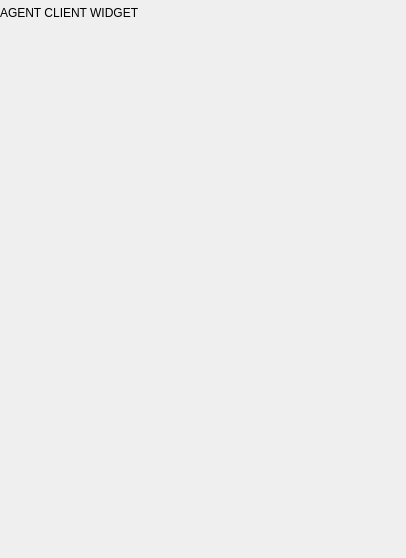
<?xml version="1.0" encoding="UTF-8"?>
<ui version="4.0">
 <class>AgentClientWidget</class>
 <widget class="QWidget" name="AgentClientWidget">
  <property name="geometry">
   <rect>
    <x>0</x>
    <y>0</y>
    <width>406</width>
    <height>558</height>
   </rect>
  </property>
  <property name="windowTitle">
   <string>OctoMY™ - Agent Client</string>
  </property>
  <layout class="QGridLayout" name="gridLayout_4">
   <property name="leftMargin">
    <number>0</number>
   </property>
   <property name="topMargin">
    <number>6</number>
   </property>
   <property name="rightMargin">
    <number>0</number>
   </property>
   <property name="bottomMargin">
    <number>0</number>
   </property>
   <property name="spacing">
    <number>0</number>
   </property>
   <item row="1" column="0">
    <widget class="QStackedWidget" name="stackedWidgetControl">
     <property name="currentIndex">
      <number>7</number>
     </property>
     <widget class="QWidget" name="pageConnection">
      <property name="sizePolicy">
       <sizepolicy hsizetype="Minimum" vsizetype="Minimum">
        <horstretch>0</horstretch>
        <verstretch>0</verstretch>
       </sizepolicy>
      </property>
      <layout class="QVBoxLayout" name="verticalLayout_3">
       <property name="spacing">
        <number>0</number>
       </property>
       <property name="leftMargin">
        <number>0</number>
       </property>
       <property name="topMargin">
        <number>0</number>
       </property>
       <property name="rightMargin">
        <number>0</number>
       </property>
       <property name="bottomMargin">
        <number>0</number>
       </property>
       <item>
        <widget class="PortableIDWidget" name="widgetBirthCertificate" native="true">
         <property name="sizePolicy">
          <sizepolicy hsizetype="Expanding" vsizetype="Expanding">
           <horstretch>0</horstretch>
           <verstretch>100</verstretch>
          </sizepolicy>
         </property>
        </widget>
       </item>
       <item>
        <layout class="QHBoxLayout" name="horizontalLayout">
         <item>
          <widget class="TryToggle" name="tryToggleListen" native="true">
           <property name="sizePolicy">
            <sizepolicy hsizetype="Minimum" vsizetype="Minimum">
             <horstretch>0</horstretch>
             <verstretch>0</verstretch>
            </sizepolicy>
           </property>
           <property name="minimumSize">
            <size>
             <width>32</width>
             <height>32</height>
            </size>
           </property>
          </widget>
         </item>
         <item>
          <widget class="PanicButton" name="widgetPanic" native="true">
           <property name="sizePolicy">
            <sizepolicy hsizetype="Minimum" vsizetype="Minimum">
             <horstretch>0</horstretch>
             <verstretch>0</verstretch>
            </sizepolicy>
           </property>
           <property name="minimumSize">
            <size>
             <width>32</width>
             <height>32</height>
            </size>
           </property>
          </widget>
         </item>
        </layout>
       </item>
      </layout>
     </widget>
     <widget class="QWidget" name="pageActuator">
      <property name="sizePolicy">
       <sizepolicy hsizetype="Minimum" vsizetype="Minimum">
        <horstretch>0</horstretch>
        <verstretch>0</verstretch>
       </sizepolicy>
      </property>
      <layout class="QVBoxLayout" name="verticalLayout_4">
       <property name="spacing">
        <number>0</number>
       </property>
       <property name="leftMargin">
        <number>0</number>
       </property>
       <property name="topMargin">
        <number>0</number>
       </property>
       <property name="rightMargin">
        <number>0</number>
       </property>
       <property name="bottomMargin">
        <number>0</number>
       </property>
       <item>
        <widget class="ActuatorManagerWidget" name="widgetActuatorControl" native="true"/>
       </item>
      </layout>
     </widget>
     <widget class="QWidget" name="pagePose">
      <property name="sizePolicy">
       <sizepolicy hsizetype="Minimum" vsizetype="Minimum">
        <horstretch>0</horstretch>
        <verstretch>0</verstretch>
       </sizepolicy>
      </property>
      <layout class="QGridLayout" name="gridLayout">
       <property name="leftMargin">
        <number>0</number>
       </property>
       <property name="topMargin">
        <number>0</number>
       </property>
       <property name="rightMargin">
        <number>0</number>
       </property>
       <property name="bottomMargin">
        <number>0</number>
       </property>
       <item row="0" column="0">
        <widget class="QWidget" name="widgetPoseEditor" native="true">
         <layout class="QVBoxLayout" name="verticalLayout_5">
          <property name="leftMargin">
           <number>0</number>
          </property>
          <property name="topMargin">
           <number>0</number>
          </property>
          <property name="rightMargin">
           <number>0</number>
          </property>
          <property name="bottomMargin">
           <number>0</number>
          </property>
          <item>
           <widget class="QPushButton" name="pushButton">
            <property name="sizePolicy">
             <sizepolicy hsizetype="Minimum" vsizetype="Minimum">
              <horstretch>0</horstretch>
              <verstretch>0</verstretch>
             </sizepolicy>
            </property>
            <property name="text">
             <string>Save</string>
            </property>
           </widget>
          </item>
          <item>
           <widget class="QPushButton" name="pushButton_2">
            <property name="sizePolicy">
             <sizepolicy hsizetype="Minimum" vsizetype="Minimum">
              <horstretch>0</horstretch>
              <verstretch>0</verstretch>
             </sizepolicy>
            </property>
            <property name="text">
             <string>Load</string>
            </property>
           </widget>
          </item>
          <item>
           <widget class="QPushButton" name="pushButton_3">
            <property name="sizePolicy">
             <sizepolicy hsizetype="Minimum" vsizetype="Minimum">
              <horstretch>0</horstretch>
              <verstretch>0</verstretch>
             </sizepolicy>
            </property>
            <property name="text">
             <string>Edit</string>
            </property>
           </widget>
          </item>
          <item>
           <widget class="QListWidget" name="listWidget"/>
          </item>
         </layout>
        </widget>
       </item>
      </layout>
     </widget>
     <widget class="QWidget" name="pageCar">
      <layout class="QGridLayout" name="gridLayout_3">
       <property name="leftMargin">
        <number>0</number>
       </property>
       <property name="topMargin">
        <number>0</number>
       </property>
       <property name="rightMargin">
        <number>0</number>
       </property>
       <property name="bottomMargin">
        <number>0</number>
       </property>
       <property name="spacing">
        <number>0</number>
       </property>
       <item row="0" column="0">
        <widget class="CarSteeringWidget" name="widgetCarSteering" native="true"/>
       </item>
      </layout>
     </widget>
     <widget class="QWidget" name="pagePath">
      <property name="sizePolicy">
       <sizepolicy hsizetype="Minimum" vsizetype="Minimum">
        <horstretch>0</horstretch>
        <verstretch>0</verstretch>
       </sizepolicy>
      </property>
      <layout class="QVBoxLayout" name="verticalLayout_7">
       <property name="spacing">
        <number>0</number>
       </property>
       <property name="leftMargin">
        <number>0</number>
       </property>
       <property name="topMargin">
        <number>0</number>
       </property>
       <property name="rightMargin">
        <number>0</number>
       </property>
       <property name="bottomMargin">
        <number>0</number>
       </property>
       <item>
        <widget class="MapEditor" name="widgetMapEditor" native="true">
         <property name="sizePolicy">
          <sizepolicy hsizetype="Minimum" vsizetype="Expanding">
           <horstretch>0</horstretch>
           <verstretch>0</verstretch>
          </sizepolicy>
         </property>
        </widget>
       </item>
      </layout>
     </widget>
     <widget class="QWidget" name="pageStatus">
      <property name="sizePolicy">
       <sizepolicy hsizetype="Minimum" vsizetype="Minimum">
        <horstretch>0</horstretch>
        <verstretch>0</verstretch>
       </sizepolicy>
      </property>
      <layout class="QVBoxLayout" name="verticalLayout">
       <property name="leftMargin">
        <number>0</number>
       </property>
       <property name="topMargin">
        <number>0</number>
       </property>
       <property name="rightMargin">
        <number>0</number>
       </property>
       <property name="bottomMargin">
        <number>0</number>
       </property>
       <item>
        <widget class="QLabel" name="labelLocal">
         <property name="sizePolicy">
          <sizepolicy hsizetype="Minimum" vsizetype="Minimum">
           <horstretch>0</horstretch>
           <verstretch>0</verstretch>
          </sizepolicy>
         </property>
         <property name="text">
          <string>LOCAL</string>
         </property>
        </widget>
       </item>
       <item>
        <widget class="QLabel" name="labelHub">
         <property name="sizePolicy">
          <sizepolicy hsizetype="Minimum" vsizetype="Minimum">
           <horstretch>0</horstretch>
           <verstretch>0</verstretch>
          </sizepolicy>
         </property>
         <property name="text">
          <string>HUB</string>
         </property>
        </widget>
       </item>
       <item>
        <widget class="QLabel" name="labelGPS">
         <property name="sizePolicy">
          <sizepolicy hsizetype="Minimum" vsizetype="Minimum">
           <horstretch>0</horstretch>
           <verstretch>0</verstretch>
          </sizepolicy>
         </property>
         <property name="lineWidth">
          <number>0</number>
         </property>
         <property name="text">
          <string>GPS</string>
         </property>
        </widget>
       </item>
       <item>
        <widget class="QLabel" name="labelCompass">
         <property name="sizePolicy">
          <sizepolicy hsizetype="Minimum" vsizetype="Minimum">
           <horstretch>0</horstretch>
           <verstretch>0</verstretch>
          </sizepolicy>
         </property>
         <property name="text">
          <string>COMPASS</string>
         </property>
        </widget>
       </item>
       <item>
        <widget class="QLabel" name="labelAccelerometer">
         <property name="sizePolicy">
          <sizepolicy hsizetype="Minimum" vsizetype="Minimum">
           <horstretch>0</horstretch>
           <verstretch>0</verstretch>
          </sizepolicy>
         </property>
         <property name="text">
          <string>ACCELEROMETER</string>
         </property>
        </widget>
       </item>
       <item>
        <widget class="QLabel" name="labelGyroscope">
         <property name="sizePolicy">
          <sizepolicy hsizetype="Minimum" vsizetype="Minimum">
           <horstretch>0</horstretch>
           <verstretch>0</verstretch>
          </sizepolicy>
         </property>
         <property name="text">
          <string>GYROSCOPE</string>
         </property>
        </widget>
       </item>
       <item>
        <widget class="QLabel" name="labelTouch">
         <property name="sizePolicy">
          <sizepolicy hsizetype="Minimum" vsizetype="Minimum">
           <horstretch>0</horstretch>
           <verstretch>0</verstretch>
          </sizepolicy>
         </property>
         <property name="text">
          <string>TOUCH</string>
         </property>
        </widget>
       </item>
       <item>
        <widget class="LogWidget" name="logScroll">
         <property name="sizePolicy">
          <sizepolicy hsizetype="Minimum" vsizetype="Expanding">
           <horstretch>0</horstretch>
           <verstretch>0</verstretch>
          </sizepolicy>
         </property>
        </widget>
       </item>
      </layout>
     </widget>
     <widget class="QWidget" name="pageExpression">
      <property name="sizePolicy">
       <sizepolicy hsizetype="Minimum" vsizetype="Minimum">
        <horstretch>0</horstretch>
        <verstretch>0</verstretch>
       </sizepolicy>
      </property>
      <layout class="QVBoxLayout" name="verticalLayout_8">
       <property name="spacing">
        <number>0</number>
       </property>
       <property name="leftMargin">
        <number>0</number>
       </property>
       <property name="topMargin">
        <number>0</number>
       </property>
       <property name="rightMargin">
        <number>0</number>
       </property>
       <property name="bottomMargin">
        <number>0</number>
       </property>
       <item>
        <layout class="QHBoxLayout" name="horizontalLayout_2">
         <property name="spacing">
          <number>0</number>
         </property>
         <item>
          <widget class="FaceWidget" name="widgetFace" native="true">
           <property name="sizePolicy">
            <sizepolicy hsizetype="Expanding" vsizetype="Minimum">
             <horstretch>0</horstretch>
             <verstretch>0</verstretch>
            </sizepolicy>
           </property>
           <property name="minimumSize">
            <size>
             <width>0</width>
             <height>0</height>
            </size>
           </property>
          </widget>
         </item>
         <item>
          <widget class="QWidget" name="widgetFaceSettings" native="true">
           <property name="sizePolicy">
            <sizepolicy hsizetype="Expanding" vsizetype="Minimum">
             <horstretch>0</horstretch>
             <verstretch>0</verstretch>
            </sizepolicy>
           </property>
           <layout class="QGridLayout" name="gridLayout_2">
            <property name="leftMargin">
             <number>0</number>
            </property>
            <property name="topMargin">
             <number>0</number>
            </property>
            <property name="rightMargin">
             <number>0</number>
            </property>
            <property name="bottomMargin">
             <number>0</number>
            </property>
            <property name="spacing">
             <number>0</number>
            </property>
            <item row="2" column="1" colspan="2">
             <spacer name="verticalSpacer">
              <property name="orientation">
               <enum>Qt::Vertical</enum>
              </property>
              <property name="sizeHint" stdset="0">
               <size>
                <width>143</width>
                <height>210</height>
               </size>
              </property>
             </spacer>
            </item>
            <item row="1" column="1" colspan="2">
             <layout class="QVBoxLayout" name="verticalLayout_9">
              <item>
               <widget class="QCheckBox" name="checkBoxShowEyes">
                <property name="sizePolicy">
                 <sizepolicy hsizetype="Minimum" vsizetype="Minimum">
                  <horstretch>0</horstretch>
                  <verstretch>0</verstretch>
                 </sizepolicy>
                </property>
                <property name="text">
                 <string>Show Eyes</string>
                </property>
               </widget>
              </item>
              <item>
               <widget class="QCheckBox" name="checkBoxShowStats">
                <property name="sizePolicy">
                 <sizepolicy hsizetype="Minimum" vsizetype="Minimum">
                  <horstretch>0</horstretch>
                  <verstretch>0</verstretch>
                 </sizepolicy>
                </property>
                <property name="text">
                 <string>Show Stats</string>
                </property>
               </widget>
              </item>
              <item>
               <widget class="QCheckBox" name="checkBoxShowLog">
                <property name="sizePolicy">
                 <sizepolicy hsizetype="Minimum" vsizetype="Minimum">
                  <horstretch>0</horstretch>
                  <verstretch>0</verstretch>
                 </sizepolicy>
                </property>
                <property name="text">
                 <string>Show Log</string>
                </property>
               </widget>
              </item>
              <item>
               <widget class="QCheckBox" name="checkBoxShowOnlineButton">
                <property name="sizePolicy">
                 <sizepolicy hsizetype="Minimum" vsizetype="Minimum">
                  <horstretch>0</horstretch>
                  <verstretch>0</verstretch>
                 </sizepolicy>
                </property>
                <property name="text">
                 <string>Show Online Button</string>
                </property>
               </widget>
              </item>
             </layout>
            </item>
            <item row="0" column="1" colspan="2">
             <spacer name="verticalSpacer_2">
              <property name="orientation">
               <enum>Qt::Vertical</enum>
              </property>
              <property name="sizeHint" stdset="0">
               <size>
                <width>143</width>
                <height>211</height>
               </size>
              </property>
             </spacer>
            </item>
            <item row="1" column="3">
             <spacer name="horizontalSpacer">
              <property name="orientation">
               <enum>Qt::Horizontal</enum>
              </property>
              <property name="sizeHint" stdset="0">
               <size>
                <width>38</width>
                <height>97</height>
               </size>
              </property>
             </spacer>
            </item>
            <item row="1" column="0" rowspan="2">
             <spacer name="horizontalSpacer_2">
              <property name="orientation">
               <enum>Qt::Horizontal</enum>
              </property>
              <property name="sizeHint" stdset="0">
               <size>
                <width>28</width>
                <height>144</height>
               </size>
              </property>
             </spacer>
            </item>
           </layout>
          </widget>
         </item>
        </layout>
       </item>
      </layout>
     </widget>
     <widget class="QWidget" name="pageSpeech">
      <property name="sizePolicy">
       <sizepolicy hsizetype="Minimum" vsizetype="Minimum">
        <horstretch>0</horstretch>
        <verstretch>0</verstretch>
       </sizepolicy>
      </property>
      <layout class="QVBoxLayout" name="verticalLayout_2">
       <property name="leftMargin">
        <number>0</number>
       </property>
       <property name="topMargin">
        <number>0</number>
       </property>
       <property name="rightMargin">
        <number>0</number>
       </property>
       <property name="bottomMargin">
        <number>0</number>
       </property>
       <item>
        <widget class="SpeechControlWidget" name="widgetSpeechControl" native="true"/>
       </item>
      </layout>
     </widget>
    </widget>
   </item>
   <item row="0" column="0">
    <widget class="QLabel" name="label">
     <property name="text">
      <string>AGENT CLIENT WIDGET</string>
     </property>
    </widget>
   </item>
  </layout>
 </widget>
 <customwidgets>
  <customwidget>
   <class>TryToggle</class>
   <extends>QWidget</extends>
   <header location="global">widgets/TryToggle.hpp</header>
   <container>1</container>
  </customwidget>
  <customwidget>
   <class>ActuatorManagerWidget</class>
   <extends>QWidget</extends>
   <header location="global">widgets/hardware/actuator/ActuatorManagerWidget.hpp</header>
   <container>1</container>
  </customwidget>
  <customwidget>
   <class>PortableIDWidget</class>
   <extends>QWidget</extends>
   <header location="global">widgets/PortableIDWidget.hpp</header>
   <container>1</container>
  </customwidget>
  <customwidget>
   <class>LogWidget</class>
   <extends>QPlainTextEdit</extends>
   <header location="global">widgets/LogWidget.hpp</header>
  </customwidget>
  <customwidget>
   <class>FaceWidget</class>
   <extends>QWidget</extends>
   <header location="global">widgets/FaceWidget.hpp</header>
   <container>1</container>
  </customwidget>
  <customwidget>
   <class>PanicButton</class>
   <extends>QWidget</extends>
   <header location="global">widgets/PanicButton.hpp</header>
   <container>1</container>
  </customwidget>
  <customwidget>
   <class>MapEditor</class>
   <extends>QWidget</extends>
   <header location="global">widgets/MapEditor.hpp</header>
   <container>1</container>
  </customwidget>
  <customwidget>
   <class>SpeechControlWidget</class>
   <extends>QWidget</extends>
   <header location="global">widgets/audio/SpeechControlWidget.hpp</header>
   <container>1</container>
  </customwidget>
  <customwidget>
   <class>CarSteeringWidget</class>
   <extends>QWidget</extends>
   <header location="global">widgets/CarSteeringWidget.hpp</header>
   <container>1</container>
  </customwidget>
 </customwidgets>
 <resources/>
 <connections/>
</ui>
